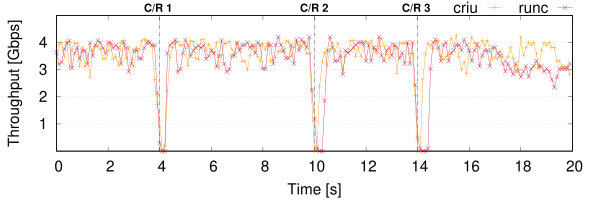

Recreate this plot in gnuplot.
#!/usr/bin/gnuplot
#load "styles.inc"
set terminal postscript color eps enhanced font 22 size 6,2
set output 'tcp_established_downtime_microbenchmark.eps'
set datafile separator " "

# Tics and labels
#set xtic scale 0
#set xrange [-0.25:29.25]
set grid y
set ytics (1, 2, 3, 4)
set yrange [0:5]
set ylabel "Throughput [Gbps]" offset 0, 0.0
set xlabel "Time [s]"

# Top titles
set arrow from 4, graph 0 to 4, graph 1 nohead dt 4
set arrow from 10, graph 0 to 10, graph 1 nohead dt 4
set arrow from 14, graph 0 to 14, graph 1 nohead dt 4
#set title "{/Bold Simple Counter}" offset -12.0,-0.75
#set label at screen 0.54, screen 0.92 "{/Bold Redis Database}" offset 0,-0.5
## Bottom titles
set label at screen 0.24, screen 0.96 "{/Bold C/R 1}" font ",16"
set label at screen 0.50, screen 0.96 "{/Bold C/R 2}" font ",16"
set label at screen 0.67, screen 0.96 "{/Bold C/R 3}" font ",16"
#set label at screen 0.31, screen 0.055 "{/Bold Increment}"
#set label at screen 0.51, screen 0.055 "{/Bold No Shuffle}"
#set label at screen 0.71, screen 0.055 "{/Bold Shuffle}"
set key at screen 0.97,screen 1.00 vertical maxrows 1 sample 1.2 
plot 'criu_client.dat' using 1:($2 * 10 / 1024 * 8) w lp lc rgb "#fd9103" title "criu" ,\
     'runc_client.dat' using 1:($2 * 10 / 1024 * 8) w lp lc rgb "#BC1B36" title "runc"

!epstopdf 'tcp_established_downtime_microbenchmark.eps'
!rm 'tcp_established_downtime_microbenchmark.eps'
